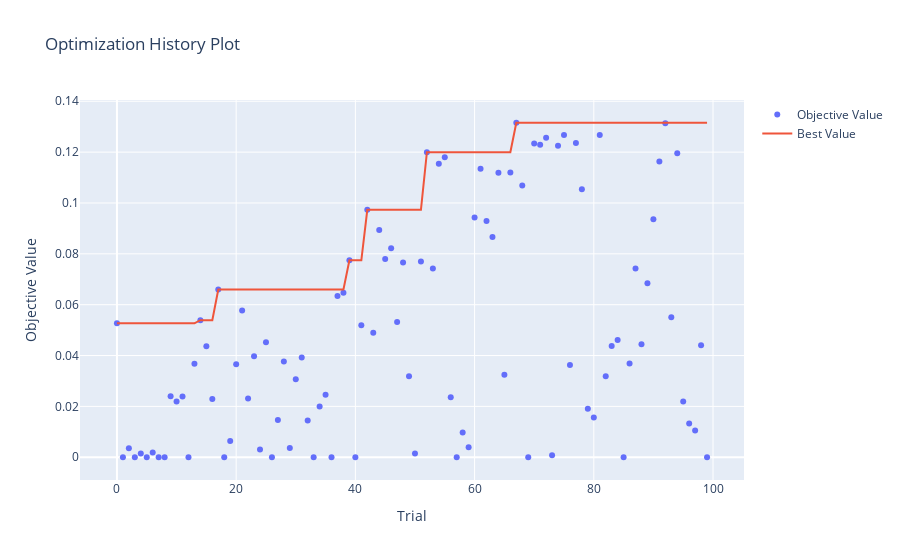

The notebook cell saved with this chart:
### Code cell
# 하이퍼파라미터 최적화 과정을 확인
optuna.visualization.plot_optimization_history(study_cat)
